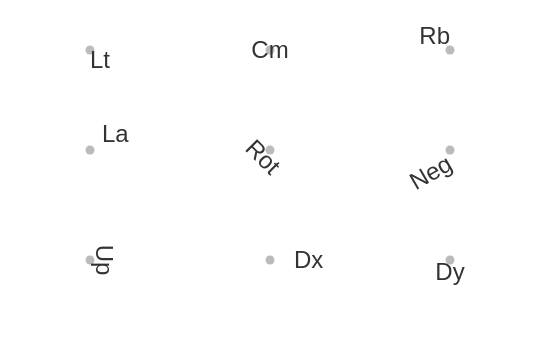

Source (Vega-Lite JSON):
### Vega specification from a JSON file in a GitHub repository (floating-point values rounded to 4 significant figures)
{"$schema": "https://vega.github.io/schema/vega/v6.json", "description": "Text marks at every alignment and baseline, plus rotation and dx/dy offsets. Text anchoring has only ever been checked in one combination.", "width": 260, "height": 160, "padding": 5, "data": [{"name": "cells", "values": [{"x": 40, "y": 20, "align": "left", "baseline": "top", "angle": 0, "dx": 0, "dy": 0, "t": "Lt"}, {"x": 130, "y": 20, "align": "center", "baseline": "middle", "angle": 0, "dx": 0, "dy": 0, "t": "Cm"}, {"x": 220, "y": 20, "align": "right", "baseline": "bottom", "angle": 0, "dx": 0, "dy": 0, "t": "Rb"}, {"x": 40, "y": 70, "align": "left", "baseline": "alphabetic", "angle": 0, "dx": 6, "dy": -4, "t": "La"}, {"x": 130, "y": 70, "align": "center", "baseline": "top", "angle": 45, "dx": 0, "dy": 0, "t": "Rot"}, {"x": 220, "y": 70, "align": "right", "baseline": "middle", "angle": -30, "dx": -3, "dy": 5, "t": "Neg"}, {"x": 40, "y": 125, "align": "center", "baseline": "bottom", "angle": 90, "dx": 0, "dy": 0, "t": "Up"}, {"x": 130, "y": 125, "align": "left", "baseline": "middle", "angle": 0, "dx": 12, "dy": 0, "t": "Dx"}, {"x": 220, "y": 125, "align": "center", "baseline": "alphabetic", "angle": 0, "dx": 0, "dy": 10, "t": "Dy"}]}], "marks": [{"type": "symbol", "from": {"data": "cells"}, "encode": {"enter": {"x": {"field": "x"}, "y": {"field": "y"}, "size": {"value": 20}, "fill": {"value": "#bbbbbb"}}}}, {"type": "text", "from": {"data": "cells"}, "encode": {"enter": {"x": {"field": "x"}, "y": {"field": "y"}, "text": {"field": "t"}, "align": {"field": "align"}, "baseline": {"field": "baseline"}, "angle": {"field": "angle"}, "dx": {"field": "dx"}, "dy": {"field": "dy"}, "fontSize": {"value": 12}, "fill": {"value": "#333333"}}}}]}
